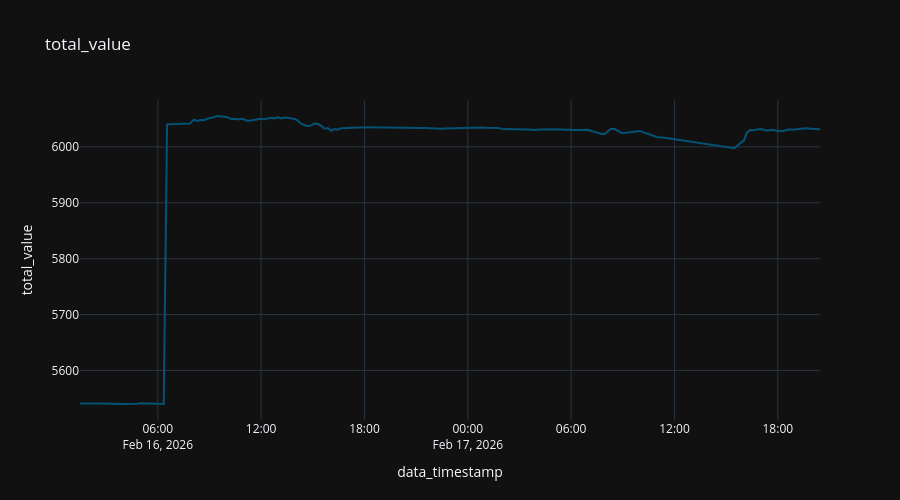

Notebook code cell kept with this figure:
### Code cell
fig = px.line (
  df_account,
  "data_timestamp",
  "total_value",
  title="total_value"
#   color_discrete_sequence="Tealgrn_r",
)

fig.update_layout (
  height=500,
)

### Figure 1 — Plotly figure (JSON) as saved in the notebook; plotly's stock layout.template omitted (floating-point values rounded to 4 significant figures; data arrays with more than 128 entries replaced by an {"elided": "..."} marker saying what was removed)
{"data": [{"hovertemplate": "data_timestamp=%{x}<br>total_value=%{y}<extra></extra>", "legendgroup": "", "line": {"color": "rgb(4, 82, 117)", "dash": "solid"}, "marker": {"symbol": "circle"}, "mode": "lines", "name": "", "orientation": "v", "showlegend": false, "type": "scatter", "x": {"elided": "182 str values"}, "xaxis": "x", "y": {"elided": "182 float values"}, "yaxis": "y"}], "layout": {"height": 500, "legend": {"tracegroupgap": 0}, "title": {"text": "total_value"}, "xaxis": {"anchor": "y", "domain": [0, 1], "title": {"text": "data_timestamp"}}, "yaxis": {"anchor": "x", "domain": [0, 1], "title": {"text": "total_value"}}}}
